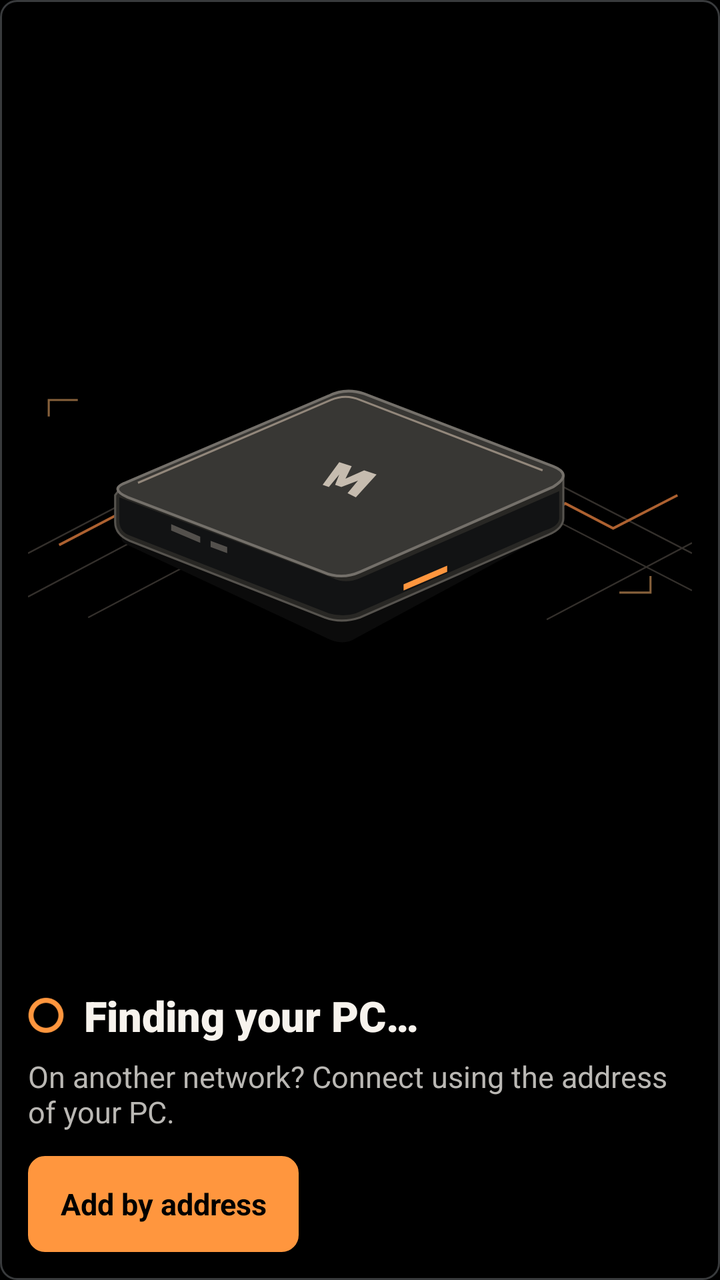
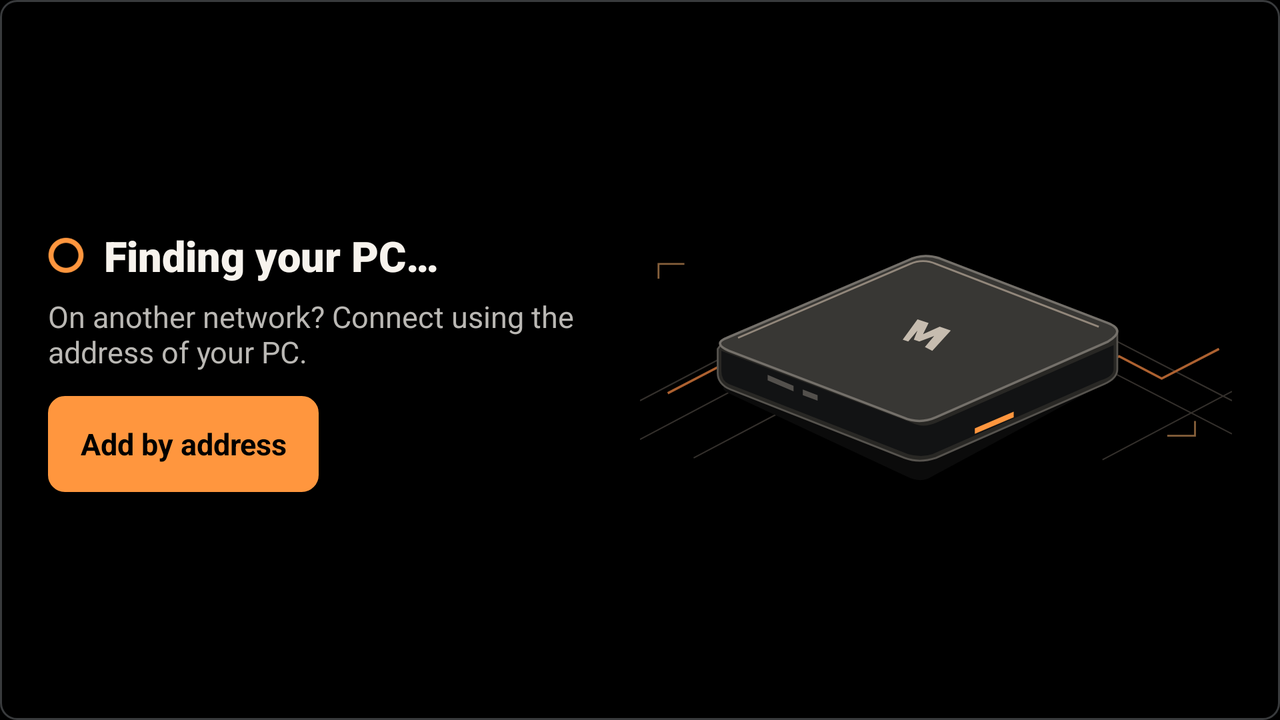

Compare how this app lays out the same screen by default and in its alternative resource folder. The renders come first, then the two layout files and the values they reference.
<!-- AndroidManifest.xml: application theme AppTheme -->
<!-- res/layout/mw_discovery.xml -->
<LinearLayout xmlns:android="http://schemas.android.com/apk/res/android"
    android:id="@+id/no_pc_found_layout"
    android:layout_width="match_parent" android:layout_height="match_parent"
    android:padding="14dp" android:gravity="center_vertical"
    android:orientation="vertical" android:background="@drawable/mw_discovery_panel">
    <ImageView
        android:layout_width="match_parent" android:layout_height="0dp"
        android:layout_weight="1" android:scaleType="fitCenter"
        android:src="@drawable/mw_console" android:importantForAccessibility="no" />
    <include layout="@layout/mw_discovery_actions" />
</LinearLayout>
<!-- res/layout/mw_discovery_actions.xml (included above) -->
<LinearLayout xmlns:android="http://schemas.android.com/apk/res/android"
    android:layout_width="wrap_content"
    android:layout_height="wrap_content"
    android:orientation="vertical">
    <LinearLayout
        android:layout_width="match_parent" android:layout_height="wrap_content"
        android:gravity="center_vertical">
        <ProgressBar
            android:id="@+id/pcs_loading"
            android:layout_width="18dp" android:layout_height="18dp"
            android:indeterminateTint="@color/mw_amber" />
        <TextView
            android:layout_width="wrap_content" android:layout_height="wrap_content"
            android:layout_marginStart="10dp" android:fontFamily="sans-serif-black"
            android:text="@string/mw_discovering" android:textColor="@color/mw_text"
            android:textSize="21sp" />
    </LinearLayout>
    <TextView
        android:layout_width="wrap_content" android:layout_height="wrap_content"
        android:layout_marginTop="6dp" android:text="@string/searching_pc"
        android:textSize="15sp" android:textColor="@color/mw_secondary" />
    <Button
        android:id="@+id/mwAddByAddress"
        android:layout_width="wrap_content" android:layout_height="wrap_content"
        android:minHeight="48dp" android:layout_marginTop="12dp"
        android:paddingStart="16dp" android:paddingEnd="16dp"
        android:background="@drawable/cg_pill_white" android:stateListAnimator="@null"
        android:text="@string/mw_add_address" android:textAllCaps="false"
        android:textStyle="bold" android:textSize="15sp" android:textColor="@color/mw_black" />
</LinearLayout>
<!-- resources referenced by this layout -->
<resources>
  <color name="mw_amber">#FF963E</color>
  <color name="mw_black">#000000</color>
  <color name="mw_secondary">#BAB8B4</color>
  <color name="mw_text">#F7F3ED</color>
  <!-- drawable cg_pill_white (drawable) -->
  <ripple xmlns:android="http://schemas.android.com/apk/res/android" android:color="#40FF963E">
      <item>
          <selector>
              <item android:state_focused="true">
                  <shape>
                      <corners android:radius="8dp" />
                      <solid android:color="#FFD3A0" />
                      <stroke android:width="3dp" android:color="#FFFFFF" />
                  </shape>
              </item>
              <item>
                  <shape>
                      <corners android:radius="8dp" />
                      <solid android:color="@color/mw_amber" />
                      <stroke android:width="1dp" android:color="@color/mw_amber" />
                  </shape>
              </item>
          </selector>
      </item>
  </ripple>
  <!-- drawable mw_console: vector/xml drawable (drawable, 2083 chars, omitted) -->
  <!-- drawable mw_discovery_panel (drawable) -->
  <shape xmlns:android="http://schemas.android.com/apk/res/android">
      <solid android:color="@color/mw_black" />
      <corners android:radius="8dp" />
      <stroke android:width="1dp" android:color="@color/mw_edge" />
  </shape>
  <string name="mw_add_address">Add by address</string>
  <string name="mw_discovering">Finding your PC…</string>
  <string name="searching_pc">On another network? Connect using the address of your PC.</string>
  <style name="AppTheme" parent="AppBaseTheme">
          <item name="android:windowBackground">@color/mw_black</item>
          <item name="android:statusBarColor">@color/mw_black</item>
          <item name="android:navigationBarColor">@color/mw_black</item>
          <item name="android:colorAccent">@color/mw_amber</item>
          <item name="android:windowActionBar">false</item>
          <item name="android:windowNoTitle">true</item>
      </style>
  <color name="mw_edge">#383A3C</color>
  <style name="AppBaseTheme" parent="android:Theme">
          
      </style>
</resources>
<!-- res/layout-w600dp/mw_discovery.xml (the repository's variant of the layout above) -->
<!-- drawn on the phone turned sideways -->
<LinearLayout xmlns:android="http://schemas.android.com/apk/res/android"
    android:id="@+id/no_pc_found_layout"
    android:layout_width="match_parent" android:layout_height="match_parent"
    android:padding="24dp" android:gravity="center_vertical"
    android:baselineAligned="false"
    android:orientation="horizontal" android:background="@drawable/mw_discovery_panel">
    <include layout="@layout/mw_discovery_actions"
        android:layout_width="0dp" android:layout_height="wrap_content"
        android:layout_weight="1" />
    <ImageView
        android:layout_width="0dp" android:layout_height="match_parent"
        android:layout_weight="1" android:scaleType="fitCenter"
        android:src="@drawable/mw_console" android:importantForAccessibility="no" />
</LinearLayout>
